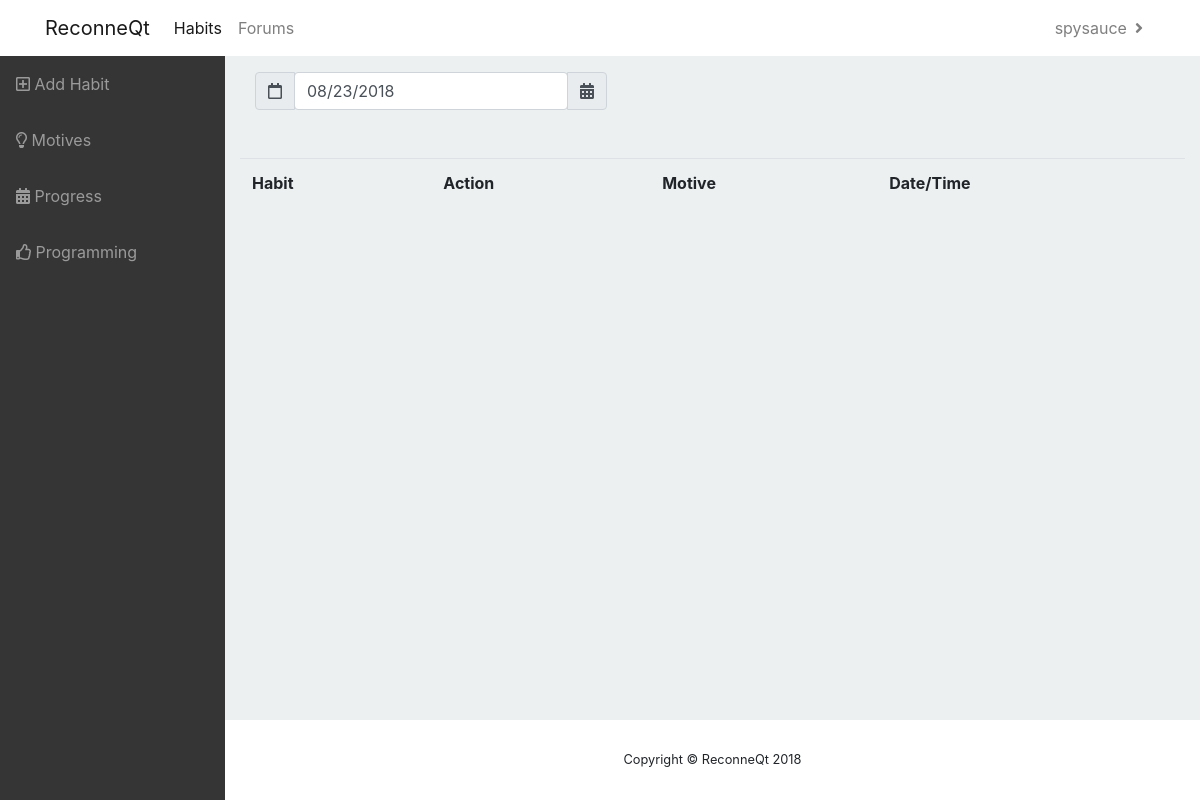
Before: /reconneqt/progress/ (signed in) with the older database file.
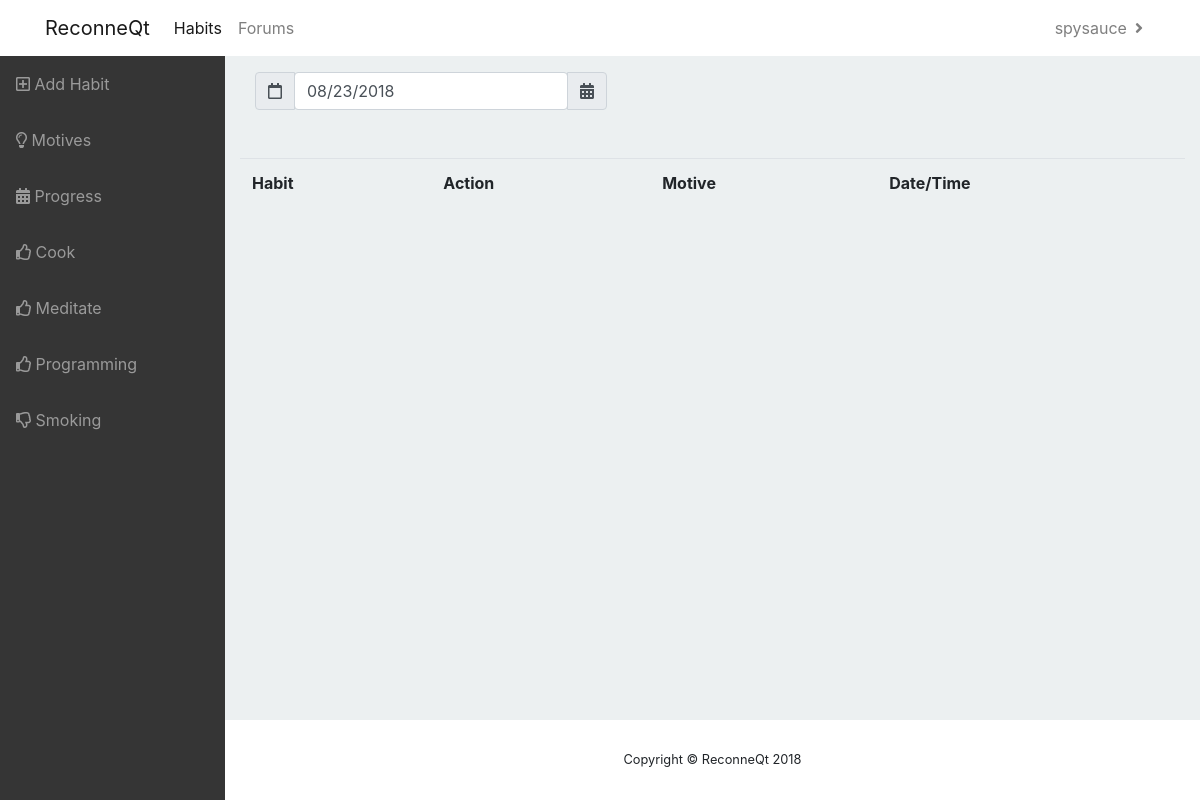
After: the same page with the newer database file.
### habits/models.py (models this page shows, shortened)
class Habit(models.Model):
    habit_name = models.CharField(max_length=30)
    good_habit = models.BooleanField(default=False)
    user = models.ForeignKey(User, on_delete=models.CASCADE)
    class Meta:
        ordering = ('habit_name',)

### habits/views/progress.py (the view, shortened to what this page needs)
# urls.py: path('progress/', views.progress, name='progress'),
@login_required
@csrf_protect
def progress(request):
    try:
        user_id = int(request.user.id)
        habit_list = Habit.objects.filter(user_id=user_id)
        if request.method == "POST":
            form = ProgressForm(request.POST)
            if form.is_valid():
                date = form.cleaned_data.get('date')
                action_list = Action.objects.filter(user_id=user_id).filter(action_time__date=date)
        else:
            form = ProgressForm()
            print(datetime.today())
            action_list = Action.objects.filter(action_time__date=datetime.today())
    except User.DoesNotExist:
        raise Http404("User does not exist")
    print(action_list)
    occurence = {}
    num_motives = 0
    context = {
        'habit_list': habit_list,
        'action_list': action_list,
        'num_motives': num_motives,
        'occurence': occurence
    }
    return render(request, 'habits/progress.html', context)

### habits/templates/habits/progress.html (shortened to what this page needs)
{% extends "habits/base_habits.html" %}
{% load habit_filters %}
{% block dynamic_menu %}
  {% for habit in habit_list %}
  <li class="nav-item">
    {% if habit.good_habit %}
    <a href="{% url 'habit_detail' habit.id %}" class="nav-link">
      <i class="far fa-thumbs-up"></i>
      <span>{{ habit.habit_name }}</span>
    </a>
    {% else %}
    <a href="{% url 'habit_detail' habit.id %}" class="nav-link">
      <i class="far fa-thumbs-down"></i>
      <span>{{ habit.habit_name }}</span>
    </a>
    {% endif %}
  </li>
  {% endfor %}
{% endblock %}
{% block main %}
<div class="span5 col-lg-6 col-md-7" id="sandbox-container">
  <div class="input-group">
    <div class="input-group-prepend" data-toggle="tooltip" data-placement="bottom" title="Today">
      <span id="date-today" class="input-group-text btn btn-outline-info">
        <i class="far fa-calendar"></i>
      </span>
    </div>
    <form method="POST">
      <input id="date" type="text" method="POST" url="{% url 'progress' %}" class="form-control datepicker date">
    </form>
    <div class="input-group-append">
      <span class="input-group-text input-group-addon">
        <i class="fas fa-calendar-alt"></i>
      </span>
    </div>
  </div>
</div>
<br/>
<br/>
<div id="progress-table">
  <table class="table">
    <tr>
      <th>Habit</th>
      <th>Action</th>
      <th>Motive</th>
      <th>Date/Time</th>
    </tr>
  </table>
</div>
{% endblock %}

Changed rows visible on the page:
added Habit: habit_name "Cook"
added Habit: habit_name "Meditate"
added Habit: habit_name "Smoking"
